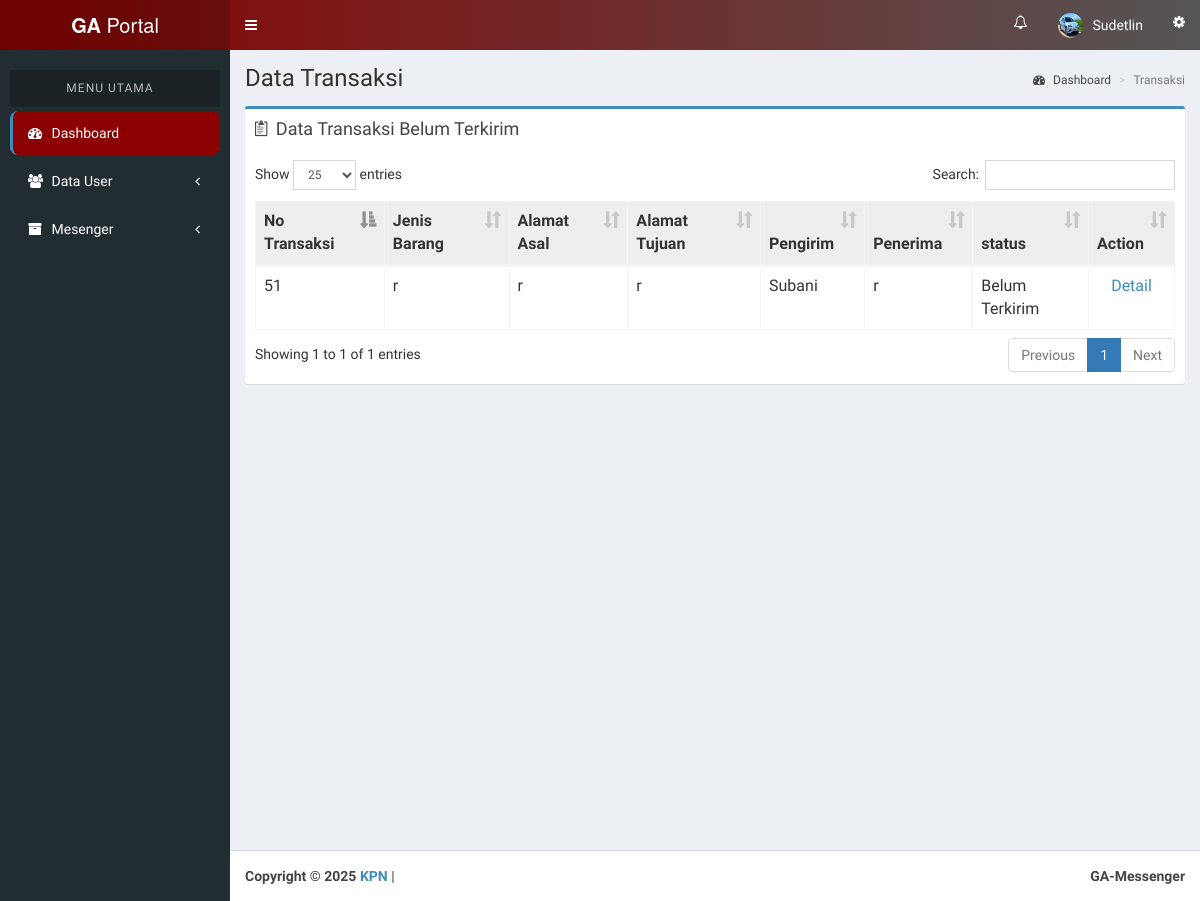
The page /admin/datatransaksibelumterkirim.php (signed in) on the database as committed earlier.
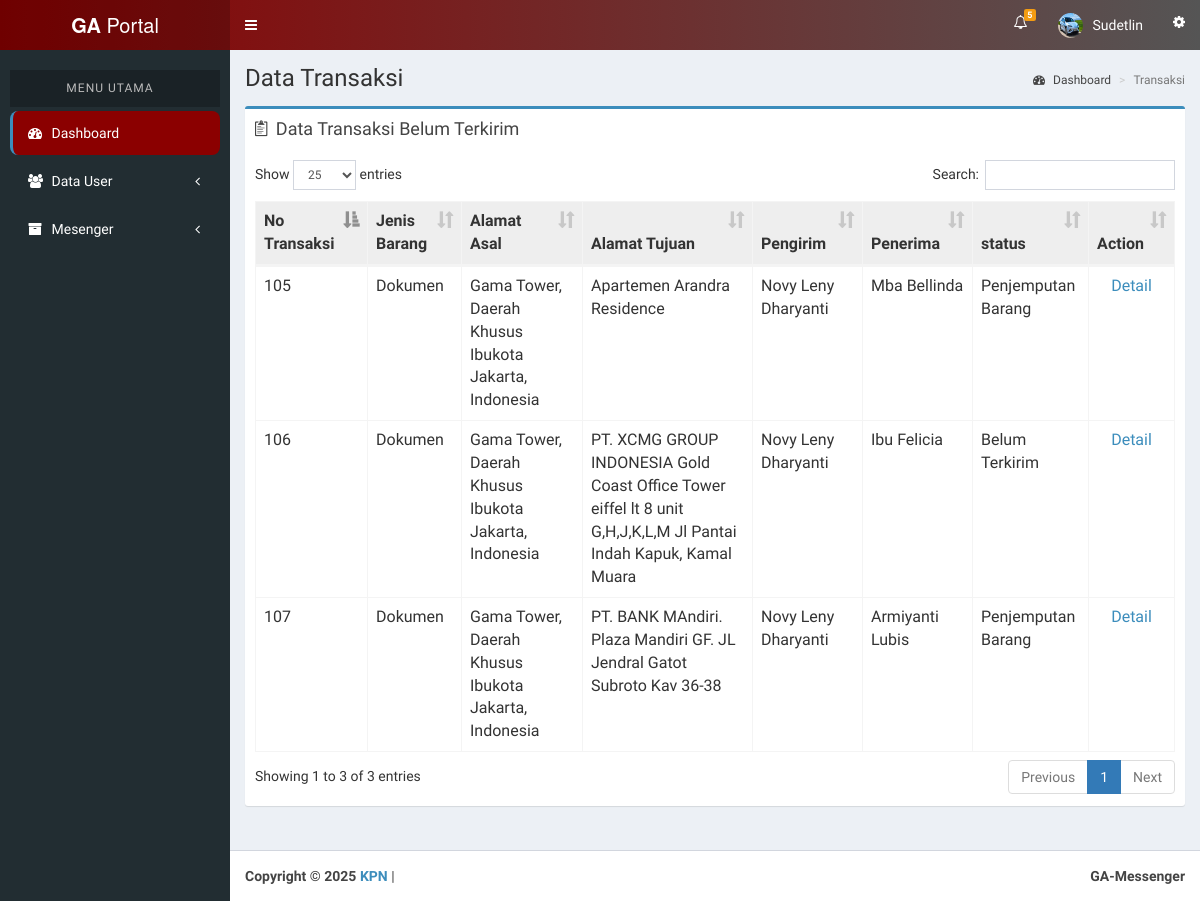
The same page on the database as committed later.
### tables this page shows
CREATE TABLE `tb_transaksi` (
  `no_transaksi` int(5) NOT NULL,
  `alamat_asal` text NOT NULL,
  `alamat_tujuan` text NOT NULL,
  `penerima` varchar(70) NOT NULL,
  `pengirim` varchar(70) NOT NULL,
  `gambar_awal` varchar(255) NOT NULL DEFAULT '',
  `gambar_akhir` varchar(255) NOT NULL DEFAULT '',
  `kurir` int(11) NOT NULL DEFAULT 0,
  `nama_barang` varchar(255) DEFAULT NULL,
  `deskripsi` text DEFAULT NULL,
  `no_hp_penerima` varchar(12) NOT NULL,
  `foto_barang` varchar(255) DEFAULT NULL,
  `waktu` text NOT NULL,
  `status` varchar(25) NOT NULL,
  `email_sent` tinyint(1) DEFAULT 0,
  `penilaian` int(11) NOT NULL DEFAULT 0,
  `komentar` text NOT NULL DEFAULT '',
  `created_at` timestamp NULL DEFAULT current_timestamp(),
  `updated_at` timestamp NULL DEFAULT current_timestamp() ON UPDATE current_timestamp()
);

CREATE TABLE `tb_pelanggan` (
  `id_pelanggan` int(11) NOT NULL,
  `nama_pelanggan` varchar(70) NOT NULL,
  `username_pelanggan` varchar(50) NOT NULL,
  `password` varchar(50) NOT NULL,
  `tanggal_lahir` date NOT NULL,
  `alamat_pelanggan` text NOT NULL,
  `no_hp_pelanggan` varchar(12) NOT NULL,
  `email_pelanggan` varchar(100) NOT NULL,
  `gambar` varchar(255) NOT NULL,
  `created_at` timestamp NULL DEFAULT current_timestamp(),
  `updated_at` timestamp NULL DEFAULT current_timestamp() ON UPDATE current_timestamp()
);

### admin/datatransaksibelumterkirim.php (the view, shortened to what the changed rows need)
<html>
  <head>
    <link rel="stylesheet" href="../assets/bootstrap/css/bootstrap.min.css">
    <link rel="stylesheet" href="../assets/css/font-awesome.min.css">
    <link rel="stylesheet" href="../assets/css/ionicons.min.css">
    <link rel="stylesheet" href="../assets/dist/css/AdminLTE.min.css">
     <link rel="stylesheet" href="../assets/dist/css/skins/_all-skins.min.css">
     <link rel="stylesheet" href="../assets/plugins/iCheck/flat/blue.css">
     <link rel="stylesheet" href="../assets/plugins/morris/morris.css">
     <link rel="stylesheet" href="../assets/plugins/jvectormap/jquery-jvectormap-1.2.2.css">
     <link rel="stylesheet" href="../assets/plugins/datepicker/datepicker3.css">
     <link rel="stylesheet" href="../assets/plugins/daterangepicker/daterangepicker-bs3.css">
     <link rel="stylesheet" href="../assets/plugins/bootstrap-wysihtml5/bootstrap3-wysihtml5.min.css">
     <link rel="stylesheet" href="../assets/plugins/datatables/dataTables.bootstrap.css"/>
  </head>
  <body class="hold-transition skin-blue sidebar-mini">
    <div class="wrapper">
      <?php include "header.php"; ?>
      <div class="content-wrapper">
        <section class="content-header">
          <h1>
            Data Transaksi
          </h1>
        </section>
        <section class="content">
          <div class="row">
            <section class="col-lg-12 connectedSortable">
              <div class="box box-primary">
              <div class="box-body">
                <div class="table-responsive">
                  <?php
                  include '../koneksi/koneksi.php';
                  $sql1 = "SELECT * FROM tb_transaksi inner join tb_pelanggan on tb_transaksi.pengirim = tb_pelanggan.id_pelanggan where status NOT LIKE 'Terkirim' order by no_transaksi asc";
                  $query1 = mysqli_query($db, $sql1);
                  $total   = mysqli_num_rows($query1);
                  if ($total == 0) {
                    echo"<center><h2>Tidak Ada Transaksi Belum Terkirim</h2></center>";
                  }
                  else{?>
                  <table id="lookup" class="table table-bordered table-hover">
                   <thead bgcolor="eeeeee" align="left">
                    <tr>
                     <th>No Transaksi</th>
                     <th>Jenis Barang</th>
                     <th>Alamat Asal</th>
                     <th>Alamat Tujuan</th>
                     <th>Pengirim</th>
                     <th>Penerima</th>
                     <th>status</th>
                     <th class="text-center"> Action </th>
                   </tr>
                 </thead>
                 <?php
                 while($data = mysqli_fetch_array($query1)){
                  echo'<tr>
                  <td>    '. $data['no_transaksi'].'         </td>
                  <td>    '. $data['nama_barang'].'          </td>
                  <td>    '. $data['alamat_asal'].'          </td>
                  <td>    '. $data['alamat_tujuan'].'        </td>
                  <td>    '. $data['nama_pelanggan'].'       </td>
                  <td>    '. $data['penerima'].'             </td>
                  <td>    '. $data['status'].'               </td>
                  <td style="text-align:center;">
                  <a href=detail-transaksibelumterkirim.php?no_transaksi='.$data['no_transaksi'].'>Detail</a></td>
                  </tr>';
                }
                ?>
              </table>
              <?php } ?>
            </div>
          </div>
        </div>
      </section>
    </div>
  </section>
</div>
     </div>
</body>
</html>

### admin/header.php (shortened to what the changed rows need)
<?php
include '../koneksi/koneksi.php';
$notif_sql = "SELECT * FROM tb_notifikasi WHERE id_pelanggan='".$_SESSION['id']."' AND status='unread' ORDER BY tanggal DESC LIMIT 5";
$notif_q = mysqli_query($db, $notif_sql);
$jumlah_notif = mysqli_num_rows($notif_q);
?>
<header class="main-header" style="background: linear-gradient(90deg, #8B0000, #555555);">
  <nav class="navbar navbar-static-top" style="background: transparent; box-shadow: none;">
    <div class="navbar-custom-menu">
      <ul class="nav navbar-nav">
        <li class="dropdown notifications-menu">
          <a href="#" class="dropdown-toggle" data-toggle="dropdown">
            <i class="fa fa-bell-o"></i>
            <?php if($jumlah_notif > 0){ ?>
              <span class="label label-warning"><?php echo $jumlah_notif; ?></span>
            <?php } ?>
          </a>
        </li>
      </ul>
    </div>
  </nav>
</header>

Rows that differ between the two databases and show on the page:
removed tb_transaksi: no_transaksi "51", nama_barang "r", alamat_asal "r", alamat_tujuan "r", tb_pelanggan.nama_pelanggan "Subani", penerima "r", status "Belum Terkirim"
added tb_transaksi: no_transaksi "105", nama_barang "Dokumen", alamat_asal "Gama Tower, Daerah Khusus Ibukota Jakarta, Indonesia", alamat_tujuan "Apartemen Arandra Residence", tb_pelanggan.nama_pelanggan "Novy Leny Dharyanti", penerima "Mba Bellinda", status "Penjemputan Barang"
added tb_transaksi: no_transaksi "106", nama_barang "Dokumen", alamat_asal "Gama Tower, Daerah Khusus Ibukota Jakarta, Indonesia", alamat_tujuan "PT. XCMG GROUP INDONESIA Gold Coast Office Tower eiffel lt 8 unit G,H,J,K,L,M Jl Pantai Indah Kapuk, Kamal Muara", tb_pelanggan.nama_pelanggan "Novy Leny Dharyanti", penerima "Ibu Felicia", status "Belum Terkirim"
added tb_transaksi: no_transaksi "107", nama_barang "Dokumen", alamat_asal "Gama Tower, Daerah Khusus Ibukota Jakarta, Indonesia", alamat_tujuan "PT. BANK MAndiri. Plaza Mandiri GF. JL Jendral Gatot Subroto Kav 36-38", tb_pelanggan.nama_pelanggan "Novy Leny Dharyanti", penerima "Armiyanti Lubis", status "Penjemputan Barang"
Other text that changed with them:
$jumlah_notif: (not shown) → "5"
text written by a page script: "Show entries Search: Showing 1 to 1 of 1 entries Previous 1 Next" → "Show entries Search: Showing 1 to 3 of 3 entries Previous 1 Next"
